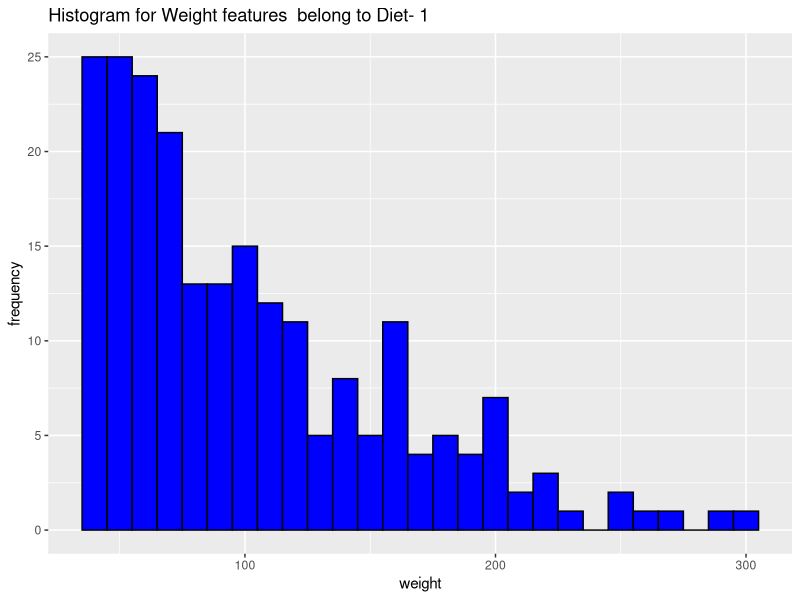

Generate this figure with R:
library(ggplot2)
data(ChickWeight)
diet_1_data <- subset(ChickWeight, Diet == 1)
ggplot(diet_1_data, aes(x = weight)) +
  geom_histogram(binwidth = 10, fill = "blue", colour = "black") +
  xlab("weight") +
  ylab("frequency") +
  ggtitle("Histogram for Weight features  belong to Diet- 1")